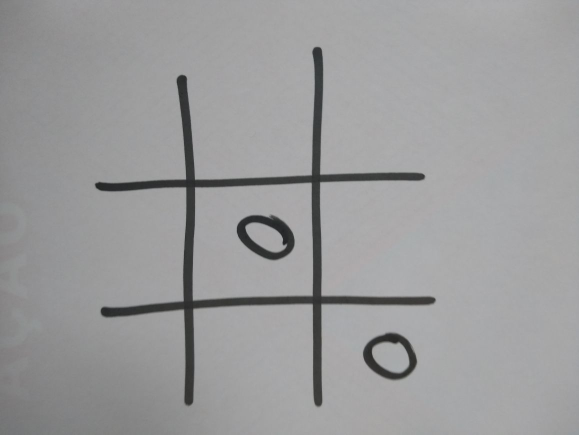
%> input picture circulo3.jpg, 1158 x 869 px (shown at 1/2 size)
$ octave pegacirculo.m   (GNU Octave 9; MATLAB toolbox functions it lacks are replaced by stand-ins)
%> lines starting %> are read from the running program, lines starting %| are printed output that depends on the picture; in (x1, y1, x2, y2) boxes, pixels count from 0 and x2, y2 are one past the last pixel; in counts of white or black regions, pixels touching at a corner belong together; the program's own positions count from 1
clear
clc

img = openImage('circulo3.jpg');
%> in openImage, img is the input picture: size 869x1158x3 uint8; mean R, G, B 154.8, 154.9, 155.6
%> in openImage, `img = imresize(img, [200, 200]);`:
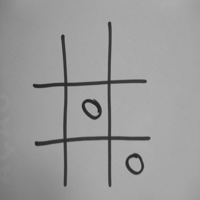
%> img: size 200x200 uint8; min 32, max 175, mean 155
img2 = openImage('circulo4.jpg');
%> call 2 of openImage, with name = 'circulo4.jpg'
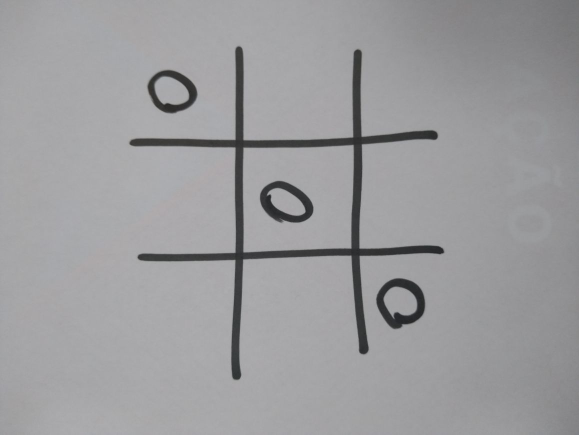
%> input picture circulo4.jpg, 1158 x 869 px (shown at 1/2 size)
%> in openImage, img is the input picture: size 869x1158x3 uint8; mean R, G, B 155.8, 155.7, 157.7
%> in openImage (call 2), `img = imresize(img, [200, 200]);`:
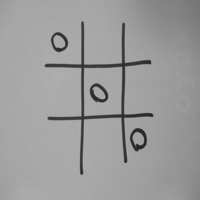
%> img: size 200x200 uint8; min 35, max 176, mean 155.8
img = getBoard(img);
%> in getBoard, `corners = detectHarrisFeatures(img);`: corners = 33 points; strongest (x, y): (110, 23), (63, 36), (34, 86), (146, 82), (99, 114)
%> in getBoard, `x_c = floor(abs(corners.Location(:,2)));`: x_c = 33 values, max 186 at index 8, min 23 at index 20, mean 120.1
%> in getBoard, `y_c = floor(abs(corners.Location(:,1)));`: y_c = 33 values from 34 to 150
%> in getBoard, `board = imresize(board, [200, 200]);`:
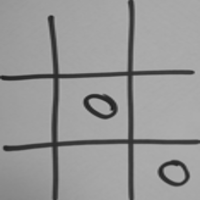
%> board: size 200x200 uint8; min 27, max 180, mean 152.1
img2 = getBoard(img2);
%> in getBoard (call 2), `corners = detectHarrisFeatures(img);`: corners = 38 points; strongest (x, y): (153, 116), (126, 162), (82, 174), (151, 63), (49, 119)
%> in getBoard (call 2), `x_c = floor(abs(corners.Location(:,2)));`: x_c = 38 values, max 174 at index 13, min 23 at index 14, mean 91.76
%> in getBoard (call 2), `y_c = floor(abs(corners.Location(:,1)));`: y_c = 38 values from 46 to 153
%> in getBoard (call 2), `board = img(min(x_c):max(x_c),min(y_c):max(y_c));`:
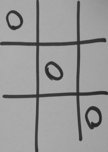
%> board: size 152x108 uint8; min 35, max 176, mean 152.9

diff = img-img2;
diff = im2bw(diff, 0.4);
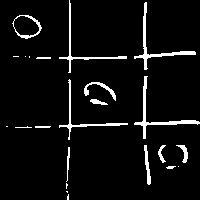
%> diff: size 200x200 logical; 5.5% white; 23 white regions (9 under 20 px), largest, box (x1, y1, x2, y2) and area: (134, 76, 200, 139) 406, (134, 2, 196, 70) 400, (59, 0, 127, 73) 296
center = floor(imfindcircles(diff,[6 18]));
%> center = [29 28; 173 154; 98 94]
center = center(1,:);
%> center = [29 28]

x = center(1);
%> x = 29
y = center(2);
%> y = 28
size = size(img2);
%> size = [200 200]
cell_x = size(1)/3;
%> cell_x = 66.67
cell_y = size(2)/3;
%> cell_y = 66.67

board = zeros(3, 3);

if (x>cell_x)
    if (x>(cell_x*2))
        board_x = 3;
    else
        board_x = 2;
    end
else
    board_x = 1;
end

if (y>cell_y)
    if (y>(cell_y*2))
        board_y = 3;
    else
        board_y = 2;
    end
else
    board_y = 1;
end

board(board_y,board_x) = 1;

figure, imshow(img2)
hold on
scatter(center(1), center(2));
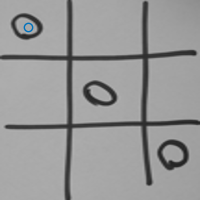
%> figure redrawn from the program's plot data
hold off

function img = openImage(name)
    img = imread(name);
    img = rgb2gray(img);
    img = imresize(img, [200, 200]);
end

function board = getBoard(img)
    corners = detectHarrisFeatures(img);
    x_c = floor(abs(corners.Location(:,2)));
    y_c = floor(abs(corners.Location(:,1)));
    board = img(min(x_c):max(x_c),min(y_c):max(y_c));
    board = imresize(board, [200, 200]);
end
